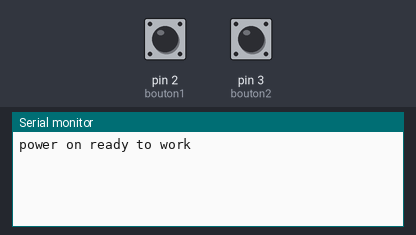
This sketch was run on a simulated Arduino Uno, built with avr-gcc and run on an emulated ATmega328P. Shown: the last lines printed to the serial monitor. Inputs (shaded band) come from the test bench; at power-on: pin 2 (bouton1) HIGH, pin 3 (bouton2) HIGH.

Above: at 1.2 s.
1.3 s: pin 2 (bouton1) pulled LOW for 0.15 s
At 1.7 s:
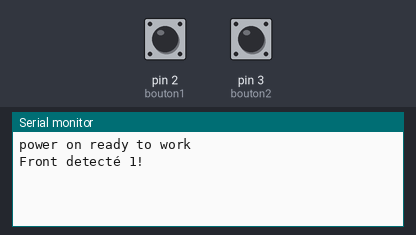
2.9 s: pin 3 (bouton2) pulled LOW for 0.15 s
At 4.1 s:
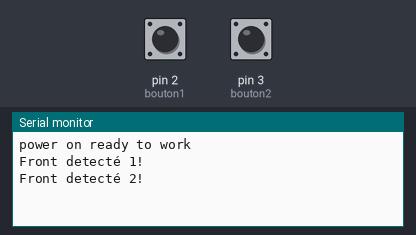

Measured:
- after the input at 1.3 s, the serial monitor: prints a new line at once (image 1)
- after the input at 2.9 s, the serial monitor: prints a new line at once (image 2)

The sketch:

front_montant_2_bouton.ino
```cpp
const int bouton1  = 2;
const int bouton2  = 3;
bool lastState1 = HIGH;  // état précédent
bool currentState1;
bool lastState2 = HIGH;  // état précédent
bool currentState2;


void setup() {
  // put your setup code here, to run once:
  pinMode(bouton1, INPUT_PULLUP);
  pinMode(bouton2, INPUT_PULLUP);
  Serial.begin(9600);
  Serial.println("power on ready to work");
}

void loop() {
  // put your main code here, to run repeatedly:
  currentState1 = digitalRead(bouton1);
  currentState2 = digitalRead(bouton2);
  // FRONT MONTANT (pression) : on détecte HIGH -> LOW
  if (lastState1 == HIGH && currentState1 == LOW) {
    Serial.println("Front detecté 1!");
  }

  if (lastState2 == HIGH && currentState2 == LOW) {
    Serial.println("Front detecté 2!");
  }

  lastState1 = currentState1;
  lastState2 = currentState2;

}
```
